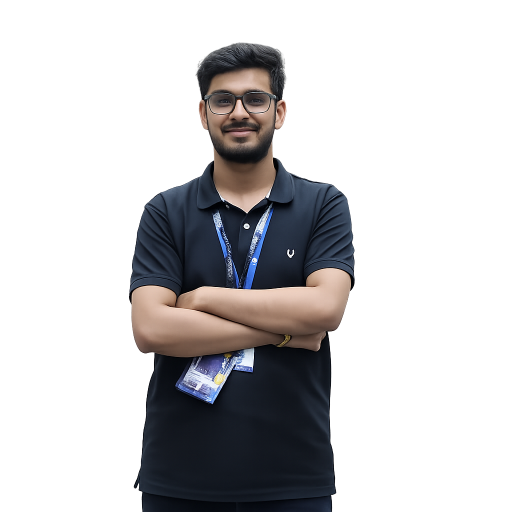
#> input picture profile_nobg.png, 1024 x 1024 px, found by its file name (shown at 1/2 size)
$ python make_ascii.py
#> lines starting #> are read from the running program, lines starting #| are printed output that depends on the picture
"""
ASCII art generator — works with a WHITE-background removed image.
Since background = white (brightness ~255), a simple threshold works perfectly:
  - bright white pixels (>230) → SPACE  (blank background)
  - dark/colored pixels (<=230) → ASCII char from BODY_RAMP
"""
import json
import textwrap
import html
import re
from PIL import Image, ImageEnhance, ImageFilter
import sys, os, urllib.request, random

QUOTES = [
    ("Any fool can write code that a computer can understand. Good programmers write code that humans can understand.", "Martin Fowler"),
    ("First, solve the problem. Then, write the code.", "John Johnson"),
    ("Experience is the name everyone gives to their mistakes.", "Oscar Wilde"),
    ("Java is to JavaScript what car is to Carpet.", "Chris Heilmann"),
    ("Sometimes it pays to stay in bed on Monday, rather than spending the rest of the week debugging Monday's code.", "Dan Salomon"),
    ("Perfection is achieved not when there is nothing more to add, but rather when there is nothing more to take away.", "Antoine de Saint-Exupery"),
    ("Code is like humor. When you have to explain it, it's bad.", "Cory House"),
    ("Fix the cause, not the symptom.", "Steve Maguire"),
    ("Optimism is an occupational hazard of programming: feedback is the treatment.", "Kent Beck"),
    ("Simplicity is the soul of efficiency.", "Austin Freeman"),
    ("Before software can be reusable it first has to be usable.", "Ralph Johnson"),
    ("Make it work, make it right, make it fast.", "Kent Beck")
]

# ── INPUT: path to the background-removed image (white bg) ────────────────────
# Save your background-removed image into d:\Mausam5055\ and set the name here
IMG_PATH = r"d:\Mausam5055\profile_nobg.png"   # ← change filename if needed

if not os.path.exists(IMG_PATH):
    print(f"ERROR: Image not found at {IMG_PATH}")
    print("Please save your background-removed image there and re-run.")
    sys.exit(1)

# ── ASCII grid ────────────────────────────────────────────────────────────────
W, H = 44, 26

# Dense → sparse (dark shirt/hair → dense, medium skin → lighter)
BODY_RAMP = "$@#%&W*o+="

# Pixels brighter than this = white background → space
BG_THRESHOLD = 235


def build_ascii(img_path, width, height):
#> called with img_path = 'd:\\Mausam5055\\profile_nobg.png', width = 44, height = 26
    img = Image.open(img_path).convert("RGBA")
#> img is the input picture: PIL image 1024x1024 RGBA; mean R, G, B, A 89.3, 88.2, 90.1, 73.7

    # If image has transparency, composite onto white background first
    bg = Image.new("RGBA", img.size, (255, 255, 255, 255))
#> bg: PIL image 1024x1024 RGBA; every value is 255
    img = Image.alpha_composite(bg, img).convert("RGB")
#> img: PIL image 1024x1024 RGB

    # Grayscale
    gray = img.convert("L")
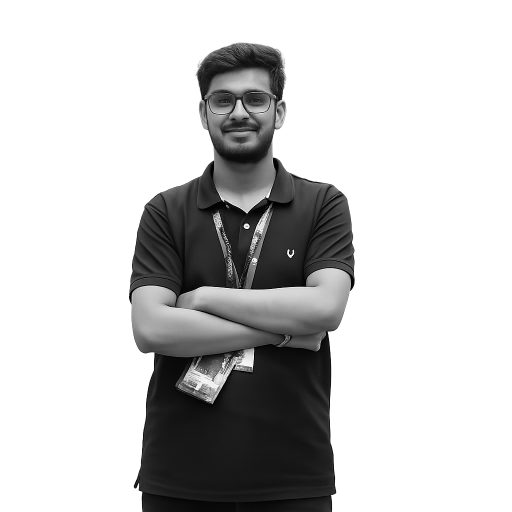
#> gray: PIL image 1024x1024 L (shown at 1/2 size); min 0, max 255, mean 200.7

    # Boost contrast so dark shirt = very dark, white bg = very bright
    gray = ImageEnhance.Contrast(gray).enhance(1.8)
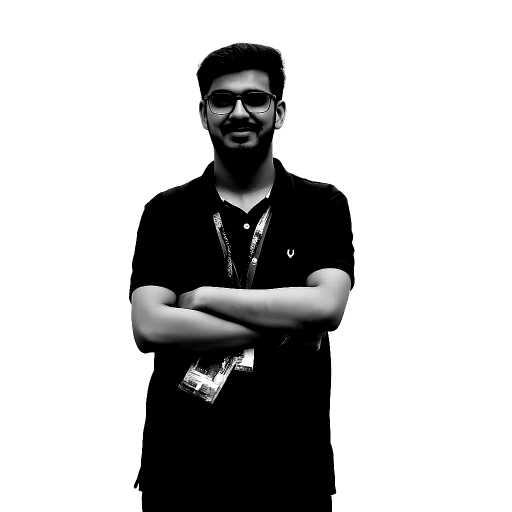
#> gray: PIL image 1024x1024 L (shown at 1/2 size); min 0, max 255, mean 190.2

    # Resize directly to grid
    gray = gray.resize((width, height), Image.LANCZOS)
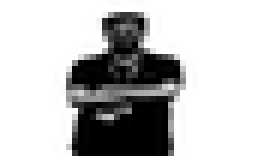
#> gray: PIL image 44x26 L (shown 6 times larger); min 0, max 255, mean 190.3

    # Light sharpen
    gray = gray.filter(ImageFilter.UnsharpMask(radius=1, percent=100, threshold=2))
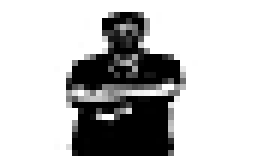
#> gray: PIL image 44x26 L (shown 6 times larger); min 0, max 255, mean 190.8

    px       = gray.load()
    ramp_len = len(BODY_RAMP) - 1
    rows     = []

    for y in range(height):
        row = ""
        for x in range(width):
            b = px[x, y]
            if b > BG_THRESHOLD:
                row += " "                            # white background → blank
            else:
                # 0 (black shirt) → '$',  ~BG_THRESHOLD (skin edge) → '='
                idx  = int(b / BG_THRESHOLD * ramp_len)
                row += BODY_RAMP[idx]
        rows.append(html.escape(row))
#> after the loop, rows = 26 items
    return rows


def get_github_stats(username="Mausam5055"):
    stats = {"repos": "79", "followers": "21", "stars": "0", "commits": "--"}
    try:
        # Fetch user stats
        req = urllib.request.Request(f"https://api.github.com/users/{username}", headers={"User-Agent": "Mozilla/5.0"})
        user_data = json.loads(urllib.request.urlopen(req).read())
        stats["repos"] = str(user_data.get("public_repos", stats["repos"]))
        stats["followers"] = str(user_data.get("followers", stats["followers"]))

        # Fetch stars across all repos
        req2 = urllib.request.Request(f"https://api.github.com/users/{username}/repos?per_page=100", headers={"User-Agent": "Mozilla/5.0"})
        repos_data = json.loads(urllib.request.urlopen(req2).read())
        stars = sum(repo.get("stargazers_count", 0) for repo in repos_data)
        stats["stars"] = str(stars)

        # Fetch total commits
        req3 = urllib.request.Request(f"https://api.github.com/search/commits?q=author:{username}&per_page=1", headers={"Accept": "application/vnd.github.cloak-preview", "User-Agent": "Mozilla/5.0"})
        commits_data = json.loads(urllib.request.urlopen(req3).read())
        if "total_count" in commits_data:
            stats["commits"] = f"{commits_data['total_count']:,}"
    except Exception as e:
        print("Failed to fetch stats, using defaults:", e)
    return stats

# [333 lines left out: functions get_top_repos, make_svg, make_quote_svg, make_hackatime_svg, make_about_svg, make_projects_svg, not called in this run]

if __name__ == "__main__":
    print(f"Loading {IMG_PATH} …")
    lines = build_ascii(IMG_PATH, W, H)
#> lines = 26 items

    sep = "+" + "-" * W + "+"
    print(f"\nPreview ({H} lines x {W} chars):")
    print(sep)
    for ln in lines:
        print("|" + ln + "|")
#> this loop made 26 passes
#| |                                            |
#| |                                            |
#| |                  W#$$$%                    |
#| |                 $$$$#$$W                   |
#| |                 $$%*W&amp;$W                   |
#| |                 ##@&amp;$%@*                   |
#| |                 o$$@#$%                    |
#| |                  %$$@$o                    |
#> (further printed lines are left out)
    print(sep)

    blank = sum(1 for ln in lines if not ln.strip())
#> blank = 2
    print(f"\nBlank rows: {blank}/{H}")
#| Blank rows: 2/26

    print("\nFetching GitHub Stats...")
    stats = get_github_stats()
#> (the run stopped early here; a loop or call above may not have finished)
